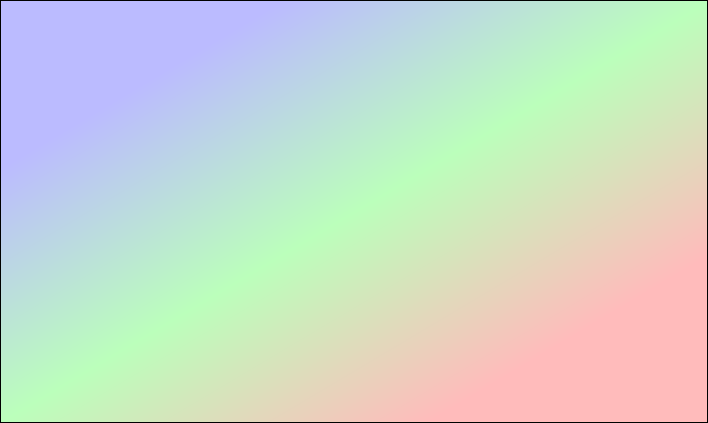
<?xml version="1.0" encoding="UTF-8"?>
<ui version="4.0">
 <class>QtSimTopPredatorPrayMainDialog</class>
 <widget class="QDialog" name="QtSimTopPredatorPrayMainDialog">
  <property name="geometry">
   <rect>
    <x>0</x>
    <y>0</y>
    <width>708</width>
    <height>423</height>
   </rect>
  </property>
  <property name="windowTitle">
   <string>QtSimTopPredatorPrayMainDialog</string>
  </property>
  <property name="styleSheet">
   <string notr="true">QDialog {
 background-color: qlineargradient(x1: 0, y1: 0, x2: 1, y2: 1, stop: 0  #bbf, stop: 0.2  #bbf, stop: 0.5 #bfb, stop: 0.8 #fbb, stop: 1 #fbb);
  border: 1px solid black
}

QWidget#page_prey {
 background-color: qlineargradient(x1: 0, y1: 0, x2: 1, y2: 1, stop: 0  #bfb, stop: 1 #efe);
  border: 1px solid black
}

QWidget#page_pred {
 background-color: qlineargradient(x1: 0, y1: 0, x2: 1, y2: 1, stop: 0  #fbb, stop: 1 #fee);
  border: 1px solid black
}

QWidget#page_top {
 background-color: qlineargradient(x1: 0, y1: 0, x2: 1, y2: 1, stop: 0  #bbf, stop: 1 #eef);
  border: 1px solid black
}
QSpinBox,QDoubleSpinBox,QComboBox { 
  background-color: qlineargradient(x1: 0, y1: 0, x2: 1, y2: 1, stop: 0  #bbb, stop: 1 #fff);
  border: 1px solid black
}

QPushButton
{
  font: 24px bold &quot;Courier&quot; courier monospace;
  color: #000;
  background-color: qradialgradient(cx: 0.5, cy: 0.5,fx: 0.5, fy: 0.5,radius: 0.5, stop: 0 #fff, stop: 1 #aaa);
  border: 1px solid black
}</string>
  </property>
  <layout class="QHBoxLayout" name="horizontalLayout">
   <item>
    <widget class="QWidget" name="widget_parameters" native="true">
     <property name="sizePolicy">
      <sizepolicy hsizetype="Preferred" vsizetype="Preferred">
       <horstretch>1</horstretch>
       <verstretch>0</verstretch>
      </sizepolicy>
     </property>
    </widget>
   </item>
   <item>
    <widget class="QWidget" name="widget_right" native="true">
     <property name="sizePolicy">
      <sizepolicy hsizetype="Preferred" vsizetype="Preferred">
       <horstretch>10</horstretch>
       <verstretch>0</verstretch>
      </sizepolicy>
     </property>
    </widget>
   </item>
  </layout>
 </widget>
 <layoutdefault spacing="6" margin="11"/>
 <resources/>
 <connections/>
</ui>
